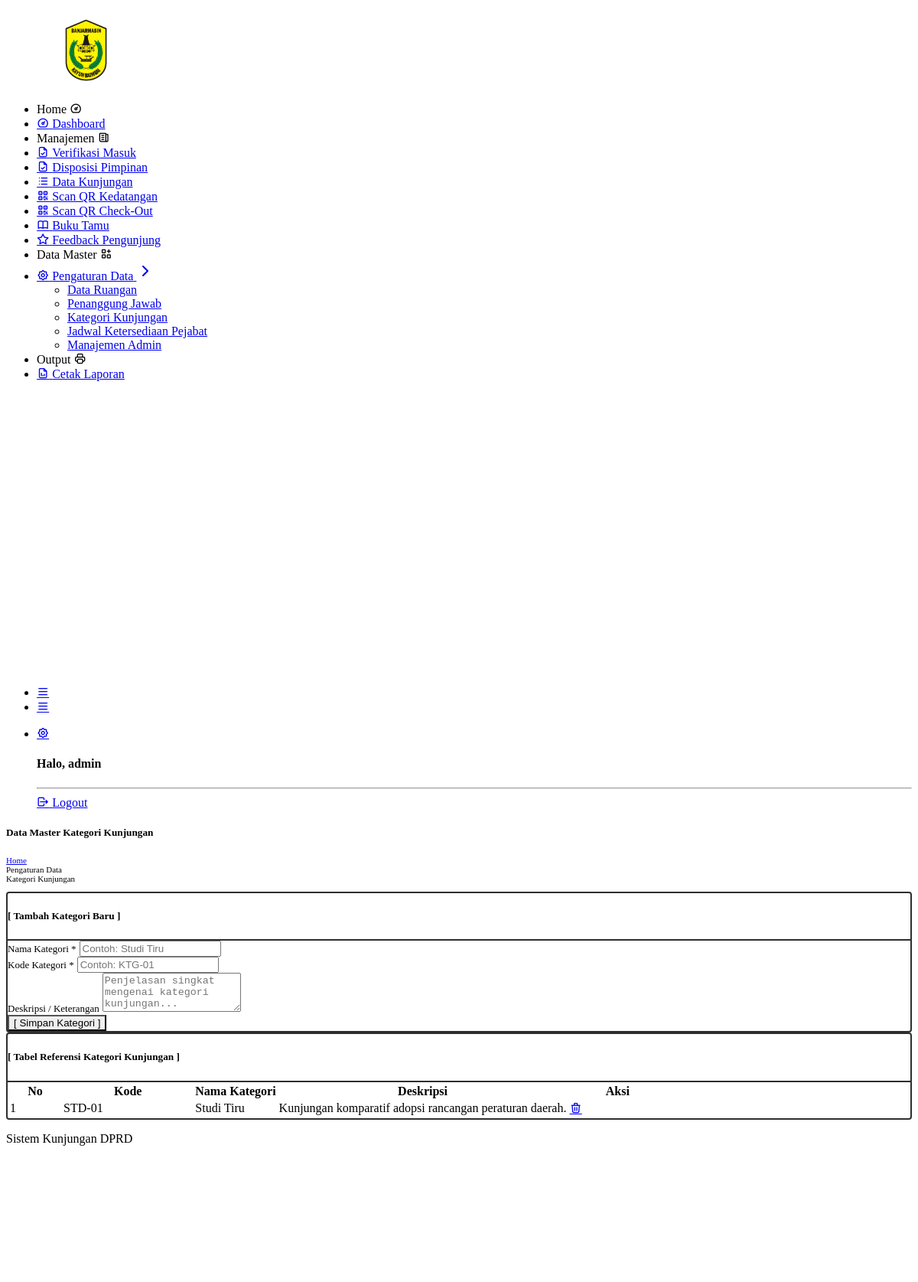
Screenshot of /admin/master_kategori.php (signed in) with the database file from the repository.
### tables this page shows
CREATE TABLE `kategori_kunjungan` (
  `id_kategori` int NOT NULL,
  `nama_kategori` varchar(100) DEFAULT NULL,
  `kode_kategori` varchar(10) DEFAULT NULL,
  `deskripsi` text,
  `is_active` tinyint(1) DEFAULT '1',
  `created_at` timestamp NOT NULL DEFAULT CURRENT_TIMESTAMP
);

### admin/master_kategori.php (the view, shortened to what this page needs)
<?php
include 'template/header.php';
include 'template/sidebar.php';
$table_exists = false;
if (isset($koneksi)) {
    $check_table = mysqli_query($koneksi, "SHOW TABLES LIKE 'kategori_kunjungan'");
    if ($check_table && mysqli_num_rows($check_table) > 0) {
        $table_exists = true;
    }
}
?>
<div class="page-header">
  <div class="page-block">
    <div class="row align-items-center">
      <div class="col-md-12">
        <div class="page-header-title">
          <h5 class="m-b-5">Data Master Kategori Kunjungan</h5>
        </div>
        <ul class="breadcrumb mb-3" style="background:transparent; padding:0; font-size:11px;">
          <li class="breadcrumb-item"><a href="dashboard.php">Home</a></li>
          <li class="breadcrumb-item text-muted">Pengaturan Data</li>
          <li class="breadcrumb-item text-muted">Kategori Kunjungan</li>
        </ul>
      </div>
    </div>
  </div>
</div>
<div class="row">
    <div class="col-xl-4 col-md-12 mb-4">
        <div class="card border border-dark h-100">
            <div class="card-header bg-white border-bottom-dark py-3">
                <h5 class="mb-0 fw-bold text-dark font-monospace">[ Tambah Kategori Baru ]</h5>
            </div>
            <div class="card-body">
                <form method="POST" action="">
                    <div class="mb-2">
                        <label class="form-label text-dark fw-bold mb-1" style="font-size:13px;">Nama Kategori *</label>
                        <input type="text" name="nama_kategori" class="form-control form-control-sm" placeholder="Contoh: Studi Tiru" required <?= !$table_exists ? 'disabled' : ''; ?>>
                    </div>
                    <div class="mb-2">
                        <label class="form-label text-dark fw-bold mb-1" style="font-size:13px;">Kode Kategori *</label>
                        <input type="text" name="kode_kategori" class="form-control form-control-sm font-monospace" placeholder="Contoh: KTG-01" required <?= !$table_exists ? 'disabled' : ''; ?>>
                    </div>
                    <div class="mb-3">
                        <label class="form-label text-dark fw-bold mb-1" style="font-size:13px;">Deskripsi / Keterangan</label>
                        <textarea name="deskripsi" class="form-control form-control-sm" rows="3" placeholder="Penjelasan singkat mengenai kategori kunjungan..." <?= !$table_exists ? 'disabled' : ''; ?>></textarea>
                    </div>
                    <div class="d-grid mt-4">
                        <button type="submit" name="tambah_kategori" class="btn btn-dark text-white py-2 fw-bold font-monospace" style="border-radius:0;" <?= !$table_exists ? 'disabled' : ''; ?>>
                            [ Simpan Kategori ]
                        </button>
                    </div>
                </form>
            </div>
        </div>
    </div>
    <div class="col-xl-8 col-md-12 mb-4">
        <div class="card border border-dark h-100">
            <div class="card-header bg-white border-bottom-dark py-3">
                <h5 class="mb-0 fw-bold text-dark font-monospace">[ Tabel Referensi Kategori Kunjungan ]</h5>
            </div>
            <div class="card-body p-0">
                <div class="table-responsive">
                    <table class="table table-hover mb-0 align-middle">
                        <thead class="table-dark">
                            <tr>
                                <th width="8%">No</th>
                                <th width="20%">Kode</th>
                                <th>Nama Kategori</th>
                                <th>Deskripsi</th>
                                <th class="text-center" width="15%">Aksi</th>
                            </tr>
                        </thead>
                        <tbody>
                            <?php
                            $no = 1;
                            if ($table_exists) {
                                $q_kat = mysqli_query($koneksi, "SELECT * FROM kategori_kunjungan ORDER BY id_kategori DESC");
                                if ($q_kat && mysqli_num_rows($q_kat) > 0) {
                                    while ($k = mysqli_fetch_array($q_kat)) {
                            ?>
                            <tr>
                                <td><?= $no++; ?></td>
                                <td class="font-monospace fw-bold text-primary"><?= htmlspecialchars($k['kode_kategori']); ?></td>
                                <td class="fw-bold text-dark"><?= htmlspecialchars($k['nama_kategori']); ?></td>
                                <td class="text-muted small"><?= htmlspecialchars($k['deskripsi'] ?: '-'); ?></td>
                                <td class="text-center">
                                    <a href="master_kategori.php?aksi=hapus&id=<?= $k['id_kategori']; ?>" class="btn btn-sm btn-light text-danger border" onclick="return confirm('Hapus kategori ini?')">
                                        <i class="ti ti-trash"></i>
                                    </a>
                                </td>
                            </tr>
                            <?php
                                    }
                                }
                            }
                            ?>
                        </tbody>
                    </table>
                </div>
            </div>
        </div>
    </div>
</div>
<?php include 'template/footer.php'; ?>

### admin/master_kategori.php (style rules this page uses)
.border-dark { border: 2px solid #2e2e2e !important; border-radius: 4px !important; }
.border-bottom-dark { border-bottom: 2px solid #2e2e2e !important; }

### rows the page displays
kategori_kunjungan: kode_kategori "STD-01", nama_kategori "Studi Tiru", deskripsi "Kunjungan komparatif adopsi rancangan peraturan daerah."

### other values shown
$_SESSION['nama'] "admin"
